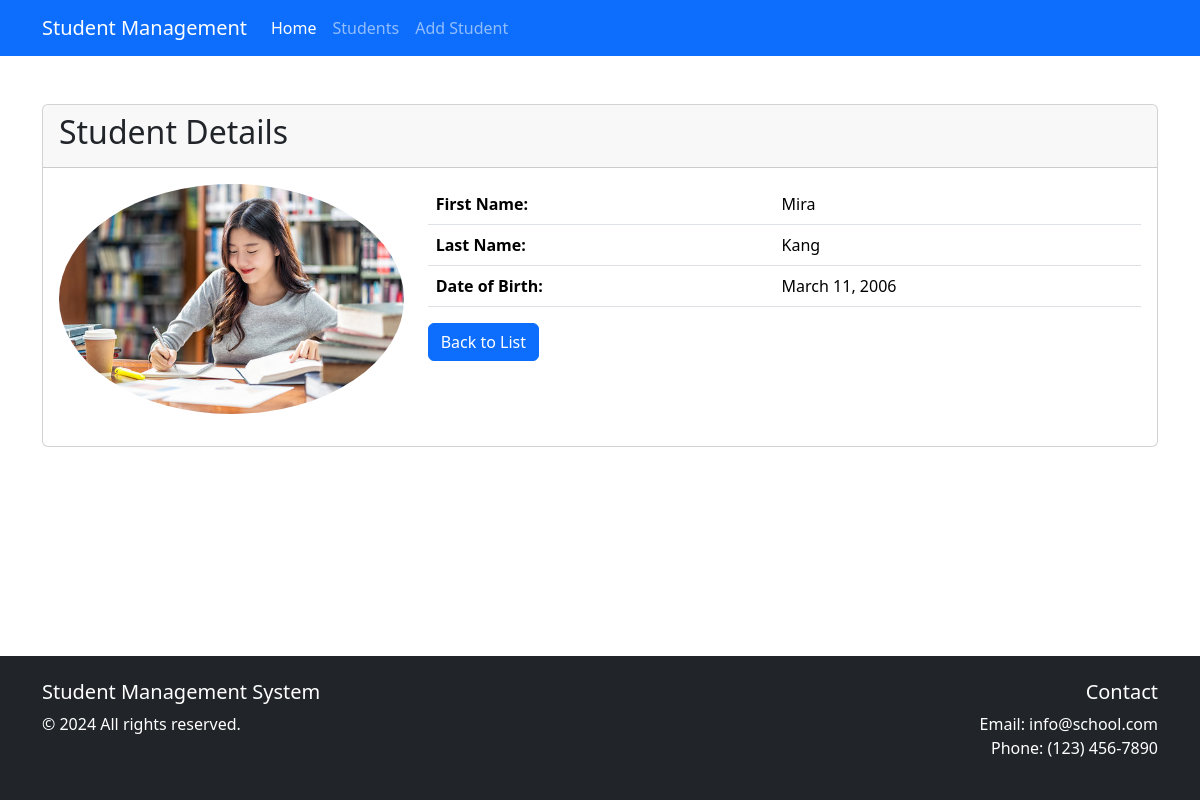
The page /student/detail/2/ on the database its author committed.
### students/models.py (models this page shows, shortened)
class Student(models.Model):
    first_name = models.CharField(max_length=20)
    last_name = models.CharField(max_length=20)
    date_of_birth = models.DateField()
    photo = models.ImageField(upload_to='student_images/')

### students/views.py (the view)
# urls.py: path('detail/<int:pk>/', views.student_detail, name='detail'),
def student_detail(request, pk):
    student = get_object_or_404(Student, pk=pk)
    ctx = {'student': student}
    return render(request, 'students/student-detail.html', ctx)

### templates/students/student-detail.html (shortened to what this page needs)
{% extends 'base.html' %}
{% block content %}
    <div class="card">
            <div class="card-header">
                <h2>Student Details</h2>
            </div>
            <div class="card-body">
                <div class="row">
                    <div class="col-md-4 text-center">
                        <img src="{{ student.photo.url }}" class="img-fluid rounded-circle mb-3" alt="Student Photo">
                    </div>
                    <div class="col-md-8">
                        <table class="table">
                            <tr>
                                <th>First Name:</th>
                                <td>{{ student.first_name }}</td>
                            </tr>
                            <tr>
                                <th>Last Name:</th>
                                <td>{{ student.last_name }}</td>
                            </tr>
                            <tr>
                                <th>Date of Birth:</th>
                                <td>{{ student.date_of_birth }}</td>
                            </tr>
                        </table>
                        <a href="{% url 'students:list' %}" class="btn btn-primary">Back to List</a>
                    </div>
                </div>
            </div>
    </div>
{% endblock %}

### static/css/styles.css (style rules this page uses)
body { min-height: 100vh; display: flex; flex-direction: column; }

### rows shown on the page
Student: photo (picture), first_name "Mira", last_name "Kang", date_of_birth "March 11, 2006"
